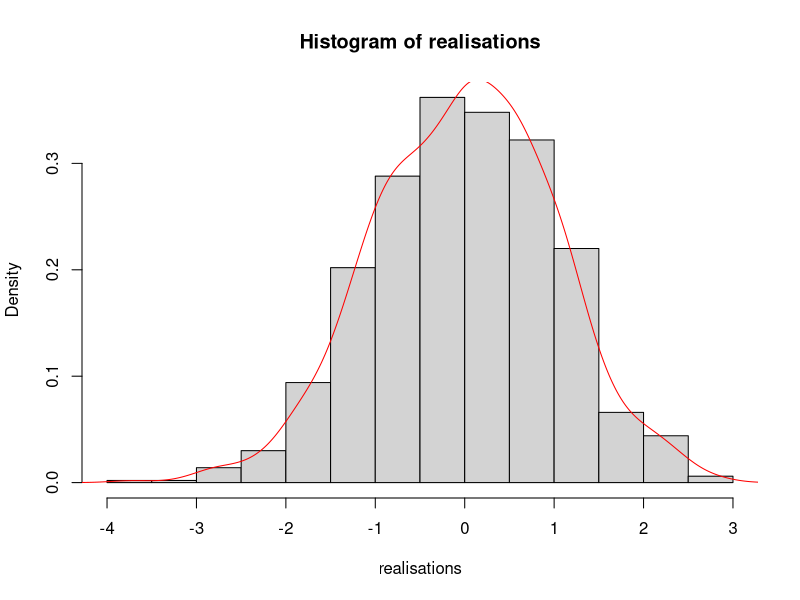
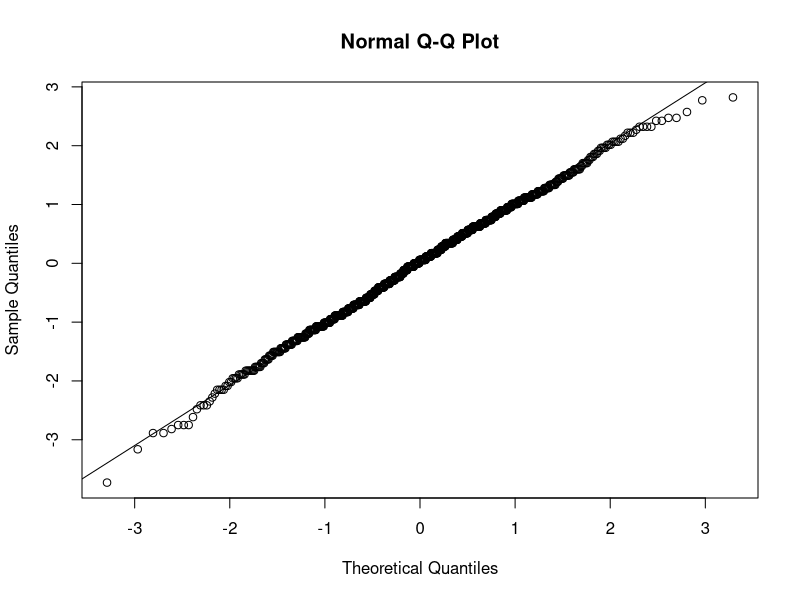
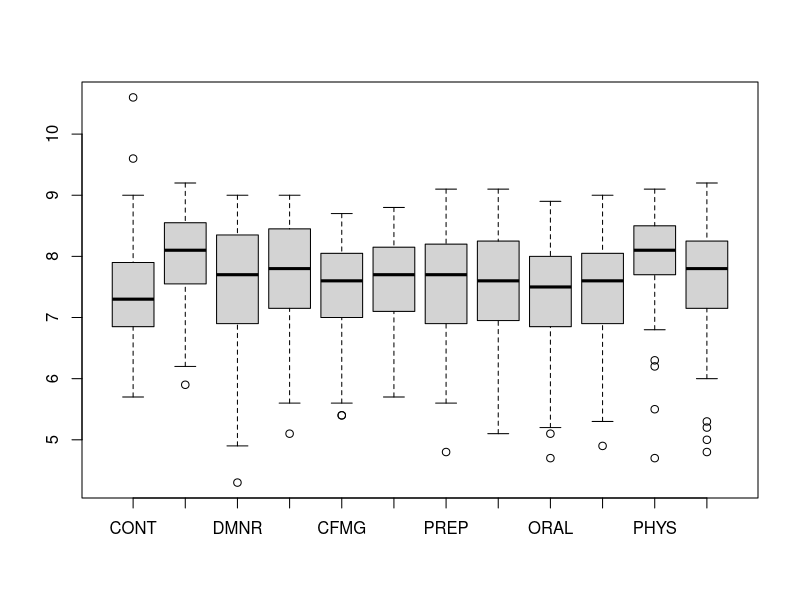
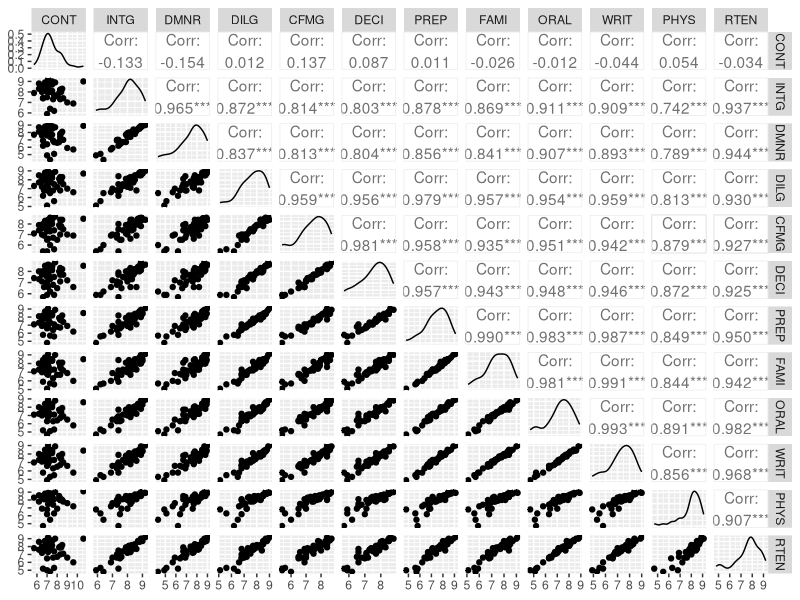
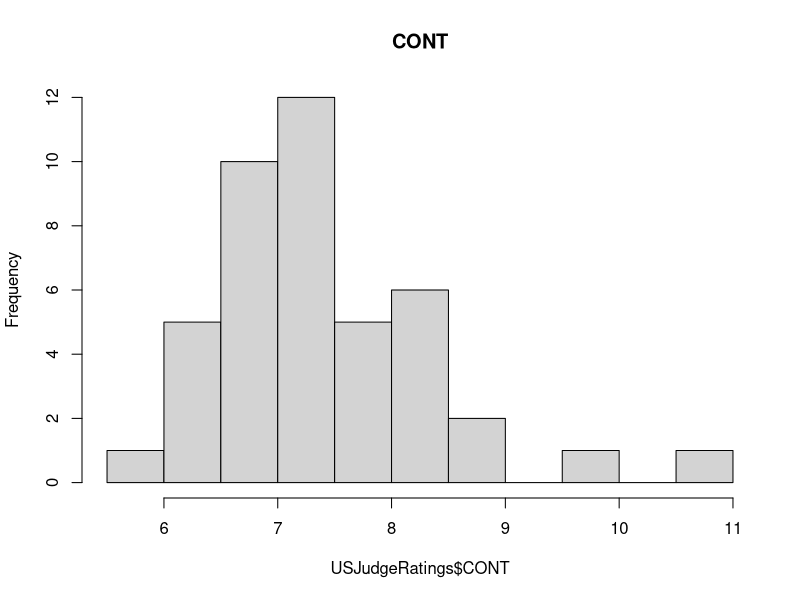
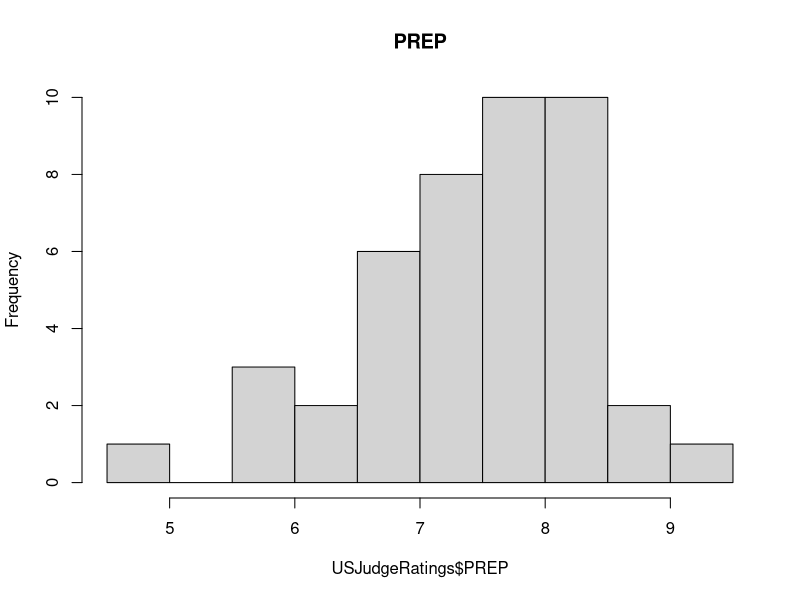
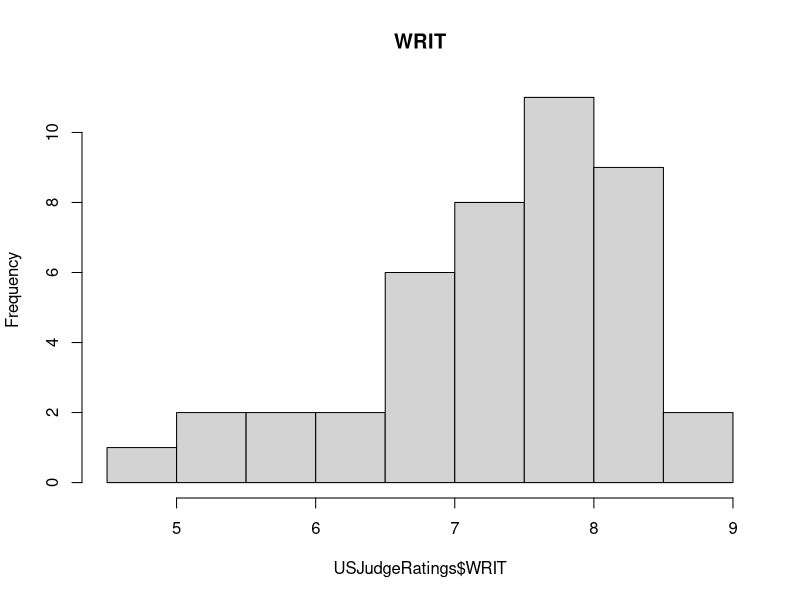
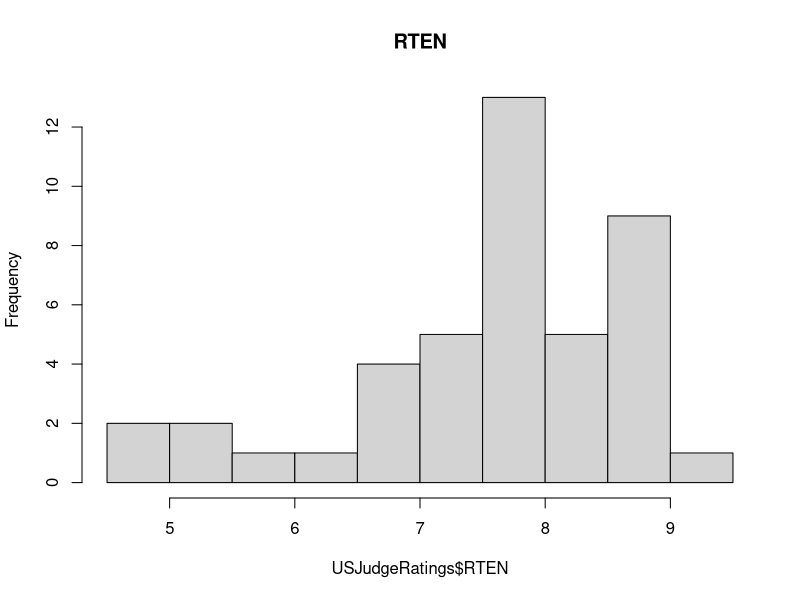

These charts were generated, in order, by the following R code:
## ---- chunk 1
knitr::opts_chunk$set(echo = TRUE)
## ---- chunk 2
estim <- function(x, theta){
  n <- length(x)
  est <- sqrt(n) * (mean(x) - theta) / sqrt(mean(x))
  return(est)}
## ---- chunk 3
set.seed(42)
Nattempts = 1e3
nsample = 100
theta = 3

samples <- lapply(1:Nattempts, function(i) rpois(nsample, theta))
realisations <- sapply(samples, function(x) estim(x, theta))

hist(realisations, probability = TRUE)
d = density(realisations, kernel='gaussian')
lines(d, col = 'red')
## ---- chunk 4
qqnorm(realisations)
qqline(realisations)
## ---- chunk 5
data(USJudgeRatings)
## ---- chunk 6
str(USJudgeRatings)
## ---- chunk 7
dim(USJudgeRatings)
## ---- chunk 8
library(knitr)
library(kableExtra)
kable(USJudgeRatings, 'latex', caption = "Ratings of US judges", booktabs = T) %>%
  kable_styling(latex_options = "striped", font_size = 6)
## ---- chunk 9
colnames(USJudgeRatings)
## ---- chunk 10
summary(USJudgeRatings)
## ---- chunk 11
sum(is.na(USJudgeRatings))
## ---- chunk 12
Outvals = boxplot(USJudgeRatings)
## ---- chunk 13
max(USJudgeRatings$CONT)
rownames(USJudgeRatings)[which.max(USJudgeRatings$CONT)]
## ---- chunk 14
min(USJudgeRatings$RTEN)
rownames(USJudgeRatings)[which.min(USJudgeRatings$RTEN)]
## ---- chunk 15
max(USJudgeRatings$RTEN)
rownames(USJudgeRatings)[which.max(USJudgeRatings$RTEN)]
## ---- chunk 16
library(ggplot2)
library(dplyr)
library(GGally)
ggpairs(USJudgeRatings)
## ---- chunk 17
hist(USJudgeRatings$CONT, main="CONT")
## ---- chunk 18
hist(USJudgeRatings$PREP, main="PREP" )
## ---- chunk 19
hist(USJudgeRatings$WRIT, main="WRIT")
## ---- chunk 20
hist(USJudgeRatings$RTEN, main="RTEN")
## ---- chunk 21
round(var(USJudgeRatings), 2)
## ---- chunk 22
round(sqrt(diag(var(USJudgeRatings))),2)
print('The smallest standard deviation is: ')
min(round(sqrt(diag(var(USJudgeRatings))),2))
print('The largest standard deviation is: ')
max(round(sqrt(diag(var(USJudgeRatings))),2))
## ---- chunk 23
round(cor(USJudgeRatings),2)
## ---- chunk 24
library(corrplot)
corrplot(cor(USJudgeRatings))
## ---- chunk 25
pairs(USJudgeRatings)
## ---- chunk 26
par(mfrow=c(1,2))
hist(USJudgeRatings$CONT, probability= TRUE, main="Histogram of CONT", xlab="CONT")
d = density(USJudgeRatings$CONT, kernel = 'c', bw = 0.3)
lines(d, col="red")

hist(USJudgeRatings$RTEN, probability= TRUE, main="Histogram of RTEN" , xlab="RTEN")
d = density(USJudgeRatings$RTEN, kernel = 'o', bw = 0.3)
lines(d, col="red")
## ---- chunk 27
par(mfrow=c(1,2))
plot(ecdf(USJudgeRatings$CONT), verticals = TRUE, do.points = FALSE, main = "ECDF CONT")
plot(ecdf(USJudgeRatings$RTEN), verticals = TRUE, do.points = FALSE, main = "ECDF RTEN")
## ---- chunk 28
qqnorm(USJudgeRatings$RTEN)
qqline(USJudgeRatings$RTEN)
## ---- chunk 29
library(e1071)
kurtosis(USJudgeRatings$RTEN)
skewness(USJudgeRatings$RTEN)
